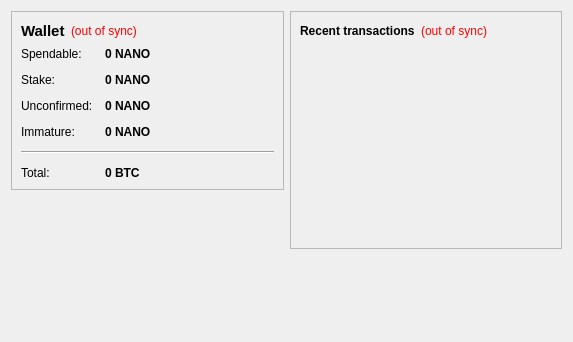
<?xml version="1.0" encoding="UTF-8"?>
<ui version="4.0">
 <class>OverviewPage</class>
 <widget class="QWidget" name="OverviewPage">
  <property name="geometry">
   <rect>
    <x>0</x>
    <y>0</y>
    <width>573</width>
    <height>342</height>
   </rect>
  </property>
  <property name="windowTitle">
   <string>Form</string>
  </property>
  <layout class="QHBoxLayout" name="horizontalLayout" stretch="1,1">
   <item>
    <layout class="QVBoxLayout" name="verticalLayout_2">
     <item>
      <widget class="QFrame" name="frame">
       <property name="frameShape">
        <enum>QFrame::StyledPanel</enum>
       </property>
       <property name="frameShadow">
        <enum>QFrame::Raised</enum>
       </property>
       <layout class="QVBoxLayout" name="verticalLayout_4">
        <item>
         <layout class="QHBoxLayout" name="horizontalLayout_4">
          <item>
           <widget class="QLabel" name="label_5">
            <property name="font">
             <font>
              <pointsize>11</pointsize>
              <weight>75</weight>
              <bold>true</bold>
             </font>
            </property>
            <property name="text">
             <string>Wallet</string>
            </property>
           </widget>
          </item>
          <item>
           <widget class="QLabel" name="labelWalletStatus">
            <property name="toolTip">
             <string>The displayed information may be out of date. Your wallet automatically synchronizes with the NANOTEC network after a connection is established, but this process has not completed yet.</string>
            </property>
            <property name="styleSheet">
             <string notr="true">QLabel { color: red; }</string>
            </property>
            <property name="text">
             <string notr="true">(out of sync)</string>
            </property>
            <property name="alignment">
             <set>Qt::AlignLeading|Qt::AlignLeft|Qt::AlignVCenter</set>
            </property>
           </widget>
          </item>
          <item>
           <spacer name="horizontalSpacer_2">
            <property name="orientation">
             <enum>Qt::Horizontal</enum>
            </property>
            <property name="sizeHint" stdset="0">
             <size>
              <width>40</width>
              <height>20</height>
             </size>
            </property>
           </spacer>
          </item>
         </layout>
        </item>
        <item>
         <layout class="QFormLayout" name="formLayout_2">
          <property name="fieldGrowthPolicy">
           <enum>QFormLayout::AllNonFixedFieldsGrow</enum>
          </property>
          <property name="horizontalSpacing">
           <number>12</number>
          </property>
          <property name="verticalSpacing">
           <number>12</number>
          </property>
          <item row="0" column="0">
           <widget class="QLabel" name="label">
            <property name="text">
             <string>Spendable:</string>
            </property>
           </widget>
          </item>
          <item row="0" column="1">
           <widget class="QLabel" name="labelBalance">
            <property name="font">
             <font>
              <weight>75</weight>
              <bold>true</bold>
             </font>
            </property>
            <property name="cursor">
             <cursorShape>IBeamCursor</cursorShape>
            </property>
            <property name="toolTip">
             <string>Your current spendable balance</string>
            </property>
            <property name="text">
             <string notr="true">0 NANO</string>
            </property>
            <property name="textInteractionFlags">
             <set>Qt::LinksAccessibleByMouse|Qt::TextSelectableByKeyboard|Qt::TextSelectableByMouse</set>
            </property>
           </widget>
          </item>
          <item row="1" column="0">
           <widget class="QLabel" name="label_6">
            <property name="text">
             <string>Stake:</string>
            </property>
           </widget>
          </item>
          <item row="1" column="1">
           <widget class="QLabel" name="labelStake">
            <property name="font">
             <font>
              <weight>75</weight>
              <bold>true</bold>
             </font>
            </property>
            <property name="cursor">
             <cursorShape>IBeamCursor</cursorShape>
            </property>
            <property name="toolTip">
             <string>Total of coins that was staked, and do not yet count toward the current balance</string>
            </property>
            <property name="text">
             <string notr="true">0 NANO</string>
            </property>
            <property name="textInteractionFlags">
             <set>Qt::LinksAccessibleByMouse|Qt::TextSelectableByKeyboard|Qt::TextSelectableByMouse</set>
            </property>
           </widget>
          </item>
          <item row="2" column="0">
           <widget class="QLabel" name="label_3">
            <property name="text">
             <string>Unconfirmed:</string>
            </property>
           </widget>
          </item>
          <item row="2" column="1">
           <widget class="QLabel" name="labelUnconfirmed">
            <property name="font">
             <font>
              <weight>75</weight>
              <bold>true</bold>
             </font>
            </property>
            <property name="cursor">
             <cursorShape>IBeamCursor</cursorShape>
            </property>
            <property name="toolTip">
             <string>Total of transactions that have yet to be confirmed, and do not yet count toward the current balance</string>
            </property>
            <property name="text">
             <string notr="true">0 NANO</string>
            </property>
            <property name="textInteractionFlags">
             <set>Qt::LinksAccessibleByMouse|Qt::TextSelectableByKeyboard|Qt::TextSelectableByMouse</set>
            </property>
           </widget>
          </item>
          <item row="3" column="0">
           <widget class="QLabel" name="labelImmatureText">
            <property name="text">
             <string>Immature:</string>
            </property>
           </widget>
          </item>
          <item row="3" column="1">
           <widget class="QLabel" name="labelImmature">
            <property name="font">
             <font>
              <weight>75</weight>
              <bold>true</bold>
             </font>
            </property>
            <property name="toolTip">
             <string>Mined balance that has not yet matured</string>
            </property>
            <property name="text">
             <string notr="true">0 NANO</string>
            </property>
            <property name="textInteractionFlags">
             <set>Qt::LinksAccessibleByMouse|Qt::TextSelectableByKeyboard|Qt::TextSelectableByMouse</set>
            </property>
           </widget>
          </item>
          <item row="4" column="0" colspan="2">
           <widget class="Line" name="line">
            <property name="orientation">
             <enum>Qt::Horizontal</enum>
            </property>
           </widget>
          </item>
          <item row="5" column="0">
           <widget class="QLabel" name="labelTotalText">
            <property name="text">
             <string>Total:</string>
            </property>
           </widget>
          </item>
          <item row="5" column="1">
           <widget class="QLabel" name="labelTotal">
            <property name="font">
             <font>
              <weight>75</weight>
              <bold>true</bold>
             </font>
            </property>
            <property name="cursor">
             <cursorShape>IBeamCursor</cursorShape>
            </property>
            <property name="toolTip">
             <string>Your current total balance</string>
            </property>
            <property name="text">
             <string notr="true">0 BTC</string>
            </property>
            <property name="textInteractionFlags">
             <set>Qt::LinksAccessibleByMouse|Qt::TextSelectableByKeyboard|Qt::TextSelectableByMouse</set>
            </property>
           </widget>
          </item>
         </layout>
        </item>
       </layout>
      </widget>
     </item>
     <item>
      <spacer name="verticalSpacer">
       <property name="orientation">
        <enum>Qt::Vertical</enum>
       </property>
       <property name="sizeHint" stdset="0">
        <size>
         <width>20</width>
         <height>40</height>
        </size>
       </property>
      </spacer>
     </item>
    </layout>
   </item>
   <item>
    <layout class="QVBoxLayout" name="verticalLayout_3">
     <item>
      <widget class="QFrame" name="frame_2">
       <property name="frameShape">
        <enum>QFrame::StyledPanel</enum>
       </property>
       <property name="frameShadow">
        <enum>QFrame::Raised</enum>
       </property>
       <layout class="QVBoxLayout" name="verticalLayout">
        <item>
         <layout class="QHBoxLayout" name="horizontalLayout_2">
          <item>
           <widget class="QLabel" name="label_4">
            <property name="text">
             <string>&lt;b&gt;Recent transactions&lt;/b&gt;</string>
            </property>
           </widget>
          </item>
          <item>
           <widget class="QLabel" name="labelTransactionsStatus">
            <property name="toolTip">
             <string>The displayed information may be out of date. Your wallet automatically synchronizes with the NANOTEC network after a connection is established, but this process has not completed yet.</string>
            </property>
            <property name="styleSheet">
             <string notr="true">QLabel { color: red; }</string>
            </property>
            <property name="text">
             <string notr="true">(out of sync)</string>
            </property>
            <property name="alignment">
             <set>Qt::AlignRight|Qt::AlignTrailing|Qt::AlignVCenter</set>
            </property>
           </widget>
          </item>
          <item>
           <spacer name="horizontalSpacer">
            <property name="orientation">
             <enum>Qt::Horizontal</enum>
            </property>
            <property name="sizeHint" stdset="0">
             <size>
              <width>40</width>
              <height>20</height>
             </size>
            </property>
           </spacer>
          </item>
         </layout>
        </item>
        <item>
         <widget class="QListView" name="listTransactions">
          <property name="styleSheet">
           <string notr="true">QListView { background: transparent; }</string>
          </property>
          <property name="frameShape">
           <enum>QFrame::NoFrame</enum>
          </property>
          <property name="verticalScrollBarPolicy">
           <enum>Qt::ScrollBarAlwaysOff</enum>
          </property>
          <property name="horizontalScrollBarPolicy">
           <enum>Qt::ScrollBarAlwaysOff</enum>
          </property>
          <property name="selectionMode">
           <enum>QAbstractItemView::NoSelection</enum>
          </property>
         </widget>
        </item>
       </layout>
      </widget>
     </item>
     <item>
      <spacer name="verticalSpacer_2">
       <property name="orientation">
        <enum>Qt::Vertical</enum>
       </property>
       <property name="sizeHint" stdset="0">
        <size>
         <width>20</width>
         <height>40</height>
        </size>
       </property>
      </spacer>
     </item>
    </layout>
   </item>
  </layout>
 </widget>
 <resources/>
 <connections/>
</ui>
